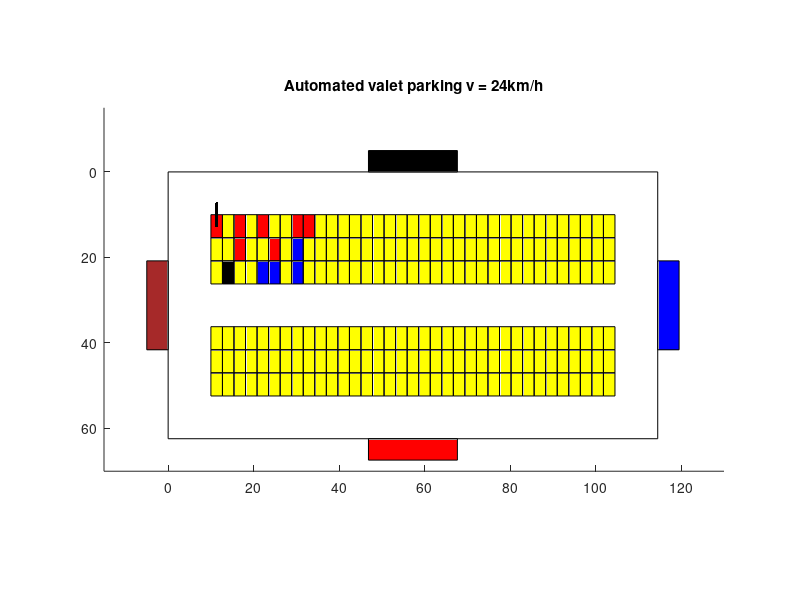

The MATLAB script that drew this image:
clf;
axis equal;


for i = 0: 34
    for j = 0: 2
      if(((j == 0) && (i == 0 || i == 2 || i == 4 || i == 7 || i == 8))
          || ((j == 1) && (i == 2 || i == 5))
        )
          rectangle("Position", [10 + i*2.7, 10 + j*5.4, 2.7, 5.4], 
              "Facecolor", [1, 0, 0]);
      elseif((j == 2) && (i == 1))
          rectangle("Position", [10 + i*2.7, 10 + j*5.4, 2.7, 5.4], 
              "Facecolor", [0, 0, 0]);
      elseif(((j == 2) && (i == 4 || i == 5 || i == 7))
              || (j == 1 && i == 7)
            )
          rectangle("Position", [10 + i*2.7, 10 + j*5.4, 2.7, 5.4], 
              "Facecolor", [0, 0, 1]);
      else
          rectangle("Position", [10 + i*2.7, 10 + j*5.4, 2.7, 5.4],
              "Facecolor", [1, 1, 0]);
      endif;
    endfor;
endfor;

for i = 0: 34
    for j = 0: 2
       rectangle("Position", [10 + i*2.7, 20 + (j + 3)*5.4, 2.7, 5.4],
              "Facecolor", [1, 1, 0]);
    endfor;
endfor;



rectangle("Position", [0, 0, 10 + 2.7*35 + 10, 10 + 5.4*3 + 10 + 5.4*3 + 10 ]);
                      %boundary

rectangle("Position", [10 + 2.7*17.5 - 10.4, -5, 20.8, 5 ], 
                        "Facecolor", [0, 0, 0]);%Gate 1
rectangle("Position", [10 + 2.7*35 + 10, 20.8, 5, 20.8 ], 
                        "Facecolor", [0, 0, 1]);%Gate 2
rectangle("Position", [10 + 2.7*17.5 - 10.4, 10 + 5.4*3 + 10 + 5.4*3 + 10, 20.8, 5 ], 
                        "Facecolor", [1, 0, 0]);%Gate 3                        
rectangle("Position", [-5, 20.8, 5, 20.8 ], "Facecolor", 
                          [0.65, 0.16, 0.16]);%Gate 4

v0 = 20/3;%(m/s)
t1 = linspace(0, 0.81, 800);%(s)
x = 10 + 1.35;%(m)
y = 10 + 2.7 - v0*t1;%(m)
hold on;%draw overlay some graphic objects
plot(x, y, 'k');

                         
axis([-15 130 -15 70]);%expand minimum of X, Y
view(0, -90);
title ("Automated valet parking v = 24km/h");
